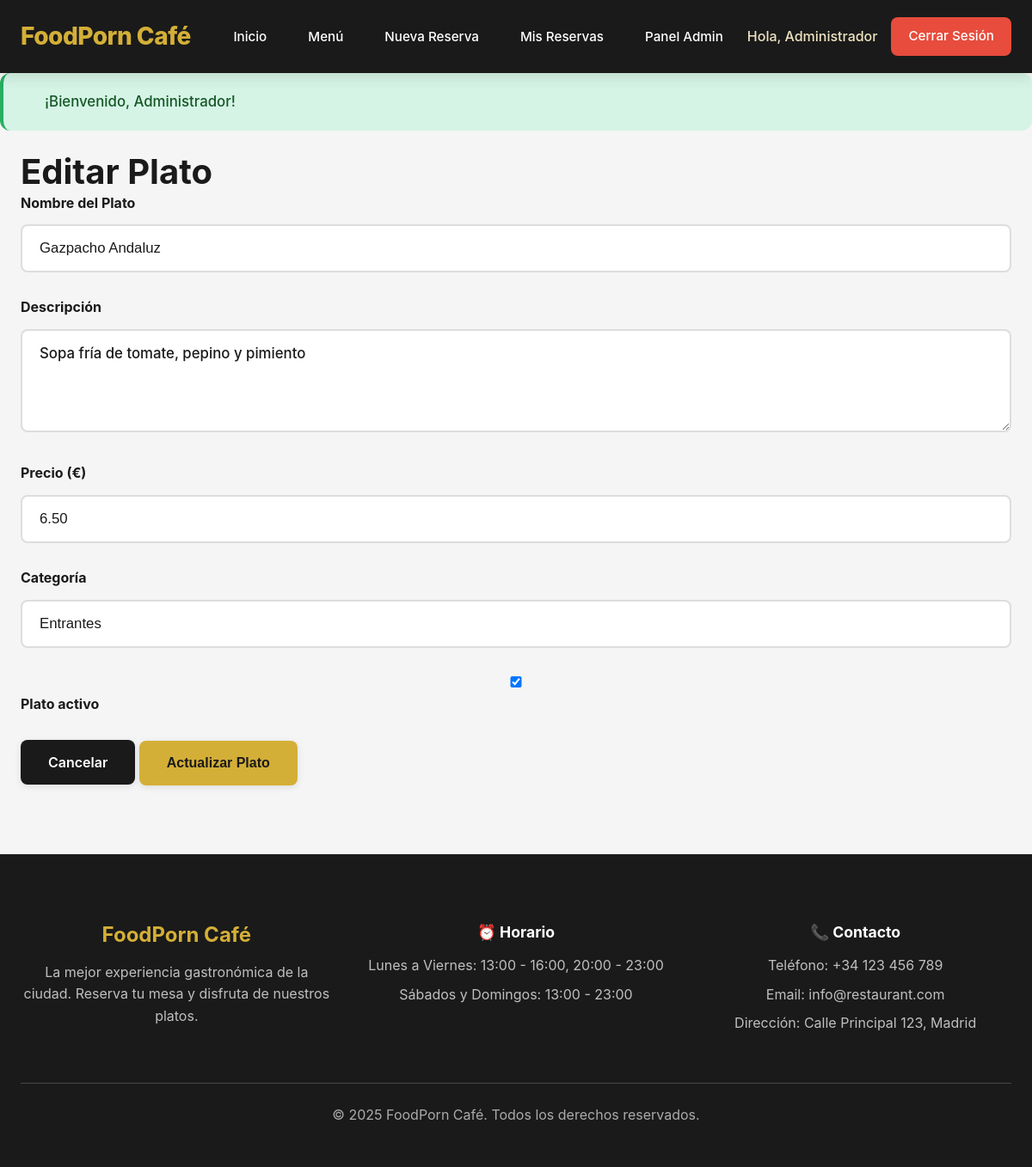
Page /admin/platos/editar/2 (signed in) on the committed database.
### tables this page shows
CREATE TABLE IF NOT EXISTS platos (
    id INT AUTO_INCREMENT PRIMARY KEY,
    nombre VARCHAR(150) NOT NULL,
    descripcion TEXT,
    precio DECIMAL(10, 2) NOT NULL,
    categoria VARCHAR(50),
    imagen VARCHAR(255),
    activo BOOLEAN DEFAULT TRUE,
    es_menu_dia BOOLEAN DEFAULT FALSE,
    fecha_creacion TIMESTAMP DEFAULT CURRENT_TIMESTAMP,
    INDEX idx_categoria (categoria),
    INDEX idx_activo (activo),
    INDEX idx_menu_dia (es_menu_dia)
);

### src/controllers/AdminController.php (called while the page is built, shortened)
<?php
class AdminController {
    private $platoModel;
    public function __construct() {
        $this->platoModel = new Plato();
    }
    public function mostrarEditarPlato($id) {
        $plato = $this->platoModel->obtenerPorId($id);
        require_once SRC_PATH . '/views/admin/platos/editar.php';
    }
}

### public/index.php (called while the page is built, shortened)
<?php
require_once SRC_PATH . '/config/database.php';
require_once SRC_PATH . '/models/Plato.php';
require_once SRC_PATH . '/controllers/HomeController.php';
require_once SRC_PATH . '/controllers/AdminController.php';
$uri = $_SERVER['REQUEST_URI'];
handleRoute($uri);

### src/config/database.php (called while the page is built, shortened)
<?php
class Database {
    private static $instance = null;
    private $connection;
    private function __construct() {
        $host = $_ENV['DB_HOST'] ?? 'mysql';
        $dbname = $_ENV['DB_NAME'] ?? 'restaurant_db';
        $username = $_ENV['DB_USER'] ?? 'restaurant_user';
        $password = $_ENV['DB_PASSWORD'] ?? 'restaurant_pass123';
        try {
            $dsn = "mysql:host=$host;dbname=$dbname;charset=utf8mb4";
            $options = [
                PDO::ATTR_ERRMODE => PDO::ERRMODE_EXCEPTION,
                PDO::ATTR_DEFAULT_FETCH_MODE => PDO::FETCH_ASSOC,
                PDO::ATTR_EMULATE_PREPARES => false,
                PDO::MYSQL_ATTR_INIT_COMMAND => "SET NAMES utf8mb4 COLLATE utf8mb4_unicode_ci"
            ];
            $this->connection = new PDO($dsn, $username, $password, $options);
        } catch (PDOException $e) {
            die("Error de conexión a la base de datos: " . $e->getMessage());
        }
    }
    public static function getInstance() {
        if (self::$instance === null) {
            self::$instance = new self();
        }
        return self::$instance;
    }
    public function getConnection() {
        return $this->connection;
    }
}

### src/models/Plato.php (called while the page is built, shortened)
<?php
class Plato {
    private $db;
    public function __construct() {
        $this->db = Database::getInstance()->getConnection();
    }
    public function obtenerPorId($id) {
        $sql = "SELECT * FROM platos WHERE id = :id LIMIT 1";
        $stmt = $this->db->prepare($sql);
        $stmt->execute([':id' => $id]);
        return $stmt->fetch();
    }
}

### src/views/admin/platos/editar.php (the view, shortened to what this page needs)
<?php
include SRC_PATH . '/views/layout/header.php';
?>
<div class="container">
    <div class="form-container">
        <h1>Editar Plato</h1>
        <form action="<?php echo APP_URL; ?>/admin/platos/actualizar/<?php echo $plato['id']; ?>" method="POST" class="admin-form">
            <div class="form-group">
                <label for="nombre">Nombre del Plato</label>
                <input type="text" id="nombre" name="nombre" value="<?php echo htmlspecialchars($plato['nombre']); ?>" required>
            </div>
            <div class="form-group">
                <label for="descripcion">Descripción</label>
                <textarea id="descripcion" name="descripcion" rows="4"><?php echo htmlspecialchars($plato['descripcion']); ?></textarea>
            </div>
            <div class="form-group">
                <label for="precio">Precio (€)</label>
                <input type="number" id="precio" name="precio" step="0.01" min="0" value="<?php echo $plato['precio']; ?>" required>
            </div>
            <div class="form-group">
                <label for="categoria">Categoría</label>
                <input type="text" id="categoria" name="categoria" value="<?php echo htmlspecialchars($plato['categoria']); ?>">
            </div>
            <div class="form-group">
                <label>
                    <input type="checkbox" name="activo" <?php echo $plato['activo'] ? 'checked' : ''; ?>>
                    Plato activo
                </label>
            </div>
            <div class="form-actions">
                <a href="<?php echo APP_URL; ?>/admin/platos" class="btn btn-secondary">Cancelar</a>
                <button type="submit" class="btn btn-primary">Actualizar Plato</button>
            </div>
        </form>
    </div>
</div>
<?php include SRC_PATH . '/views/layout/footer.php'; ?>

### public/css/styles.css (style rules this page uses)
* { margin: 0; padding: 0; box-sizing: border-box; }
:root { --primary-color: #d4af37; --primary-dark: #b8941f; --primary-light: #f0e5c1; --secondary-color: #1a1a1a; --secondary-light: #2d2d2d; --text-primary: #1a1a1a; --text-secondary: #4a4a4a; --text-light: #999999; --text-white: #ffffff; --background: #ffffff; --background-alt: #f5f5f5; --background-dark: #1a1a1a; --success: #27ae60; --success-light: #d5f4e6; --danger: #e74c3c; --danger-light: #fadbd8; --warning: #f39c12; --warning-light: #fef5e7; --info: #3498db; --info-light: #d6eaf8; --border-color: #ddd; --border-radius: 12px; --radius: 12px; --shadow-sm: 0 2px 8px rgba(0, 0, 0, 0.1); --shadow: 0 4px 16px rgba(0, 0, 0, 0.12); --shadow-lg: 0 8px 24px rgba(0, 0, 0, 0.18); --shadow-xl: 0 12px 40px rgba(0, 0, 0, 0.25); --transition: all 0.3s cubic-bezier(0.4, 0, 0.2, 1); }
body { font-family: -apple-system, BlinkMacSystemFont, "Segoe UI", Roboto, "Helvetica Neue", Arial, sans-serif; line-height: 1.6; color: var(--text-primary); background-color: var(--background-alt); font-size: 16px; -webkit-font-smoothing: antialiased; -moz-osx-font-smoothing: grayscale; }
.container { max-width: 1400px; margin: 0 auto; padding: 0 24px; }
h1, h2, h3, h4, h5, h6 { font-weight: 700; line-height: 1.2; color: var(--text-primary); }
h1 { font-size: 2.5rem; }
.btn { display: inline-block; padding: 0.875rem 2rem; border: none; border-radius: 8px; cursor: pointer; text-decoration: none; transition: var(--transition); font-size: 1rem; font-weight: 600; text-align: center; line-height: 1.5; white-space: nowrap; box-shadow: var(--shadow-sm); }
.btn-primary { background-color: var(--primary-color); color: var(--secondary-color); }
.btn-secondary { background-color: var(--secondary-color); color: var(--text-white); }
.form-group { margin-bottom: 1.75rem; }
.form-group label { display: block; margin-bottom: 0.75rem; color: var(--text-primary); font-weight: 700; font-size: 1rem; }
.form-group input, .form-group select, .form-group textarea { width: 100%; padding: 1rem 1.25rem; border: 2px solid var(--border-color); border-radius: 8px; font-size: 1.05rem; transition: var(--transition); background-color: var(--background); color: var(--text-primary); font-weight: 500; }
.form-group textarea { resize: vertical; min-height: 120px; font-family: inherit; }

### rows in the picture
platos: nombre "Gazpacho Andaluz", descripcion "Sopa fría de tomate, pepino y pimiento", precio "6.50", categoria "Entrantes", activo "☑"

### other values in the picture
APP_NAME "FoodPorn Café"
$_SESSION['usuario_nombre'] "Administrador"
$flashMessage['message'] "¡Bienvenido, Administrador!"
